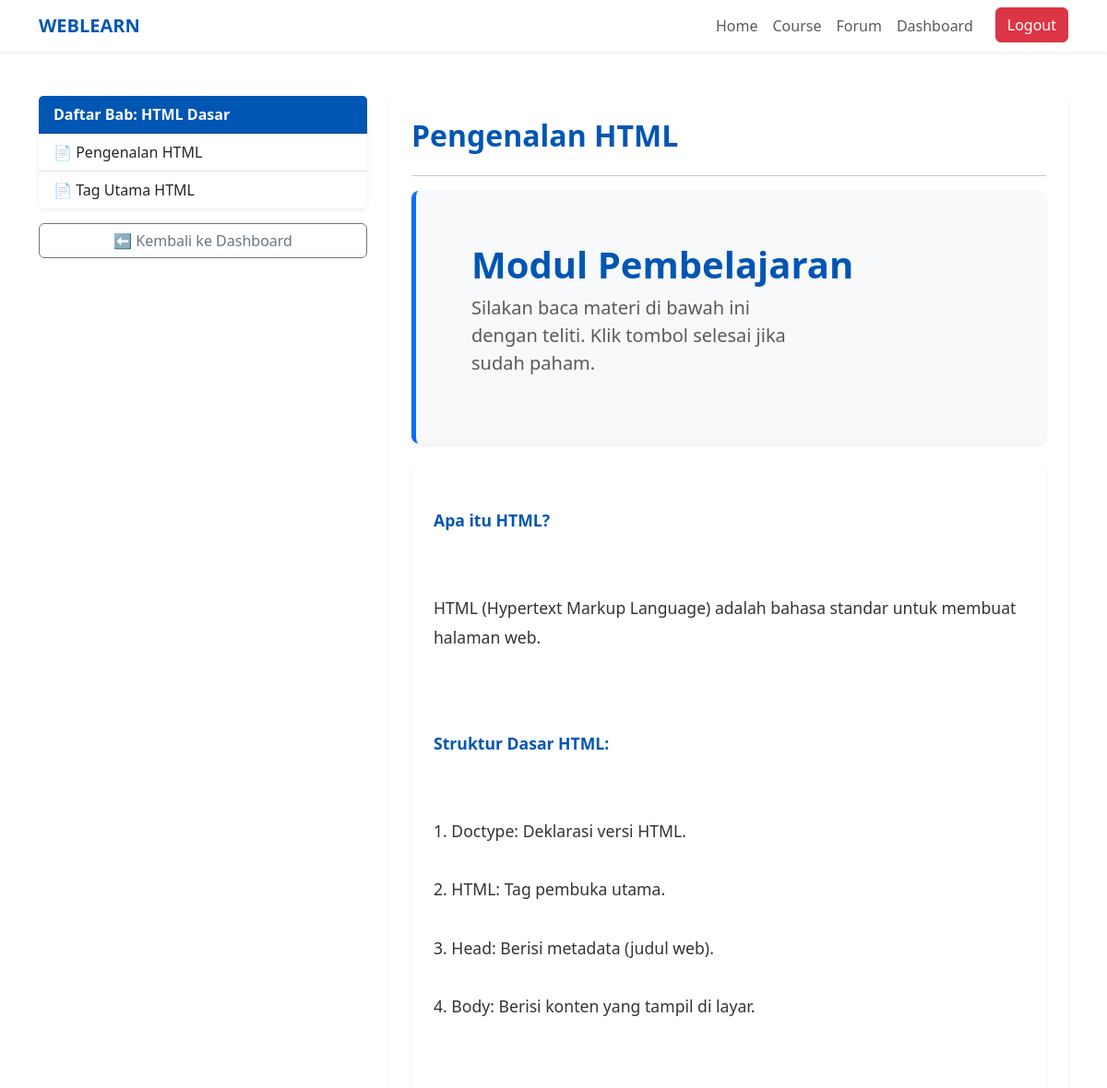
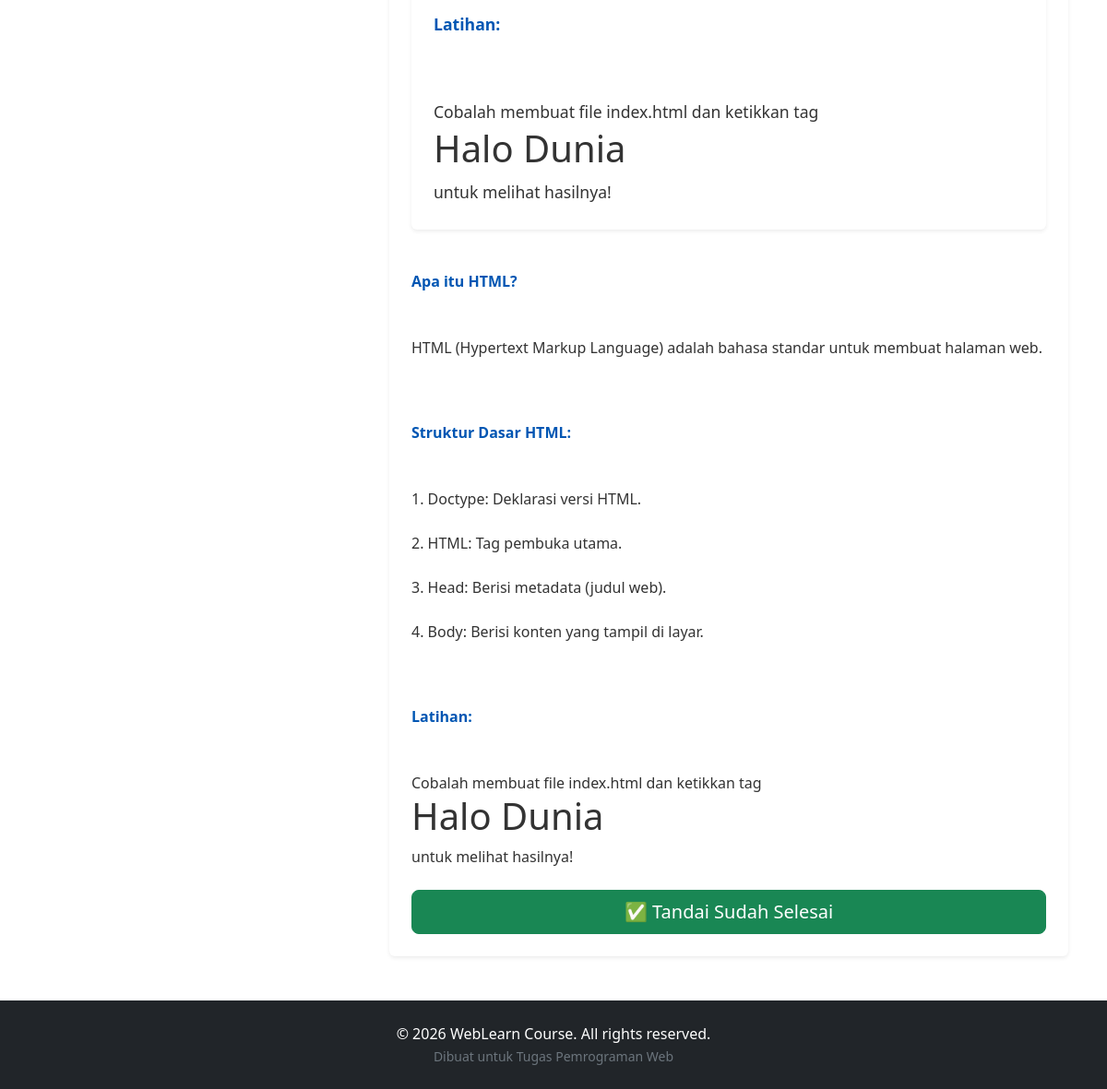
The app's page /pages/course-detail.php (signed in) with its own data (2 pictures, top to bottom).
### tables this page shows
CREATE TABLE `courses` (
  `id` int(11) NOT NULL,
  `judul` varchar(100) NOT NULL,
  `deskripsi` text DEFAULT NULL,
  `icon` varchar(50) DEFAULT NULL
);

CREATE TABLE `modules` (
  `id` int(11) NOT NULL,
  `course_id` int(11) DEFAULT NULL,
  `judul_bab` varchar(255) DEFAULT NULL,
  `konten` text DEFAULT NULL,
  `video_url` varchar(255) DEFAULT NULL
);

### pages/course-detail.php (the view, shortened to what this page needs)
<?php
include '../includes/db.php';
include '../includes/header.php';
$course_id = $_GET['id'] ?? 1;
$course_query = mysqli_query($conn, "SELECT * FROM courses WHERE id = '$course_id'");
$course = mysqli_fetch_assoc($course_query);
$modules_query = mysqli_query($conn, "SELECT * FROM modules WHERE course_id = '$course_id'");
?>
<div class="container mt-5">
    <div class="row">
        <div class="col-md-4">
            <div class="card border-0 shadow-sm">
                <div class="card-header bg-primary text-white fw-bold">
                    Daftar Bab: <?php echo $course['judul']; ?>
                </div>
                <div class="list-group list-group-flush">
                    <?php
                    $first_module_id = null;
                    while($m = mysqli_fetch_assoc($modules_query)) {
                        if(!$first_module_id) $first_module_id = $m['id'];
                    ?>
                        <a href="?id=<?php echo $course_id; ?>&mod=<?php echo $m['id']; ?>"
                           class="list-group-item list-group-item-action">
                           📄 <?php echo $m['judul_bab']; ?>
                        </a>
                    <?php } ?>
                </div>
            </div>
            <a href="dashboard.php" class="btn btn-outline-secondary w-100 mt-3">⬅ Kembali ke Dashboard</a>
        </div>
        <div class="col-md-8">
            <?php
            $mod_id = $_GET['mod'] ?? $first_module_id;
            $content_query = mysqli_query($conn, "SELECT * FROM modules WHERE id = '$mod_id'");
            $content = mysqli_fetch_assoc($content_query);
            if ($content) {
            ?>
                <div class="card border-0 shadow-sm p-4">
                    <h2 class="fw-bold text-primary"><?php echo $content['judul_bab']; ?></h2>
                    <hr>
                    <div class="p-5 mb-4 bg-light rounded-3 border-start border-primary border-5 shadow-sm">
                        <div class="container-fluid py-2">
                            <h1 class="display-6 fw-bold text-primary">Modul Pembelajaran</h1>
                            <p class="col-md-8 fs-5 text-muted">Silakan baca materi di bawah ini dengan teliti. Klik tombol selesai jika sudah paham.</p>
                        </div>
                    </div>
                    <div class="card border-0 shadow-sm p-4 mb-4">
                        <div class="materi-text" style="line-height: 1.8; font-size: 1.1rem;">
                            <?php echo nl2br($content['konten']); ?>
                        </div>
                    </div>
                    <div class="materi-text mb-4">
                        <?php echo nl2br($content['konten']); ?>
                    </div>
                    <form action="" method="POST">
                        <button type="submit" name="complete" class="btn btn-success btn-lg w-100">
                            ✅ Tandai Sudah Selesai
                        </button>
                    </form>
                </div>
            <?php
            } else {
                echo "<div class='alert alert-info'>Pilih materi untuk mulai belajar.</div>";
            }
            ?>
        </div>
    </div>
</div>
<?php
include '../includes/footer.php';
?>

### includes/header.php (style rules this page uses)
:root { --primary-blue: #0056b3; }
.bg-primary { background-color: var(--primary-blue) !important; }
.text-primary { color: var(--primary-blue) !important; }
.materi-text b { color: #0056b3; display: block; margin-top: 20px; }
.materi-text { color: #333; }

### records on screen
courses: judul "HTML Dasar"
modules: judul_bab "Pengenalan HTML", konten "Apa itu HTML? HTML (Hypertext Markup Language) adalah bahasa standar untuk membuat halaman web. Struktur Dasar HTML: 1. Doctype: Deklarasi versi HTML. 2. HTML: Tag pembuka utama. 3. Head: Berisi metadata (judul web). 4. Body: Berisi konten yang tampil di layar. Latihan: Cobalah membuat file index.html dan ketikkan tag Halo Dunia untuk melihat hasilnya!"
modules: judul_bab "Tag Utama HTML"
